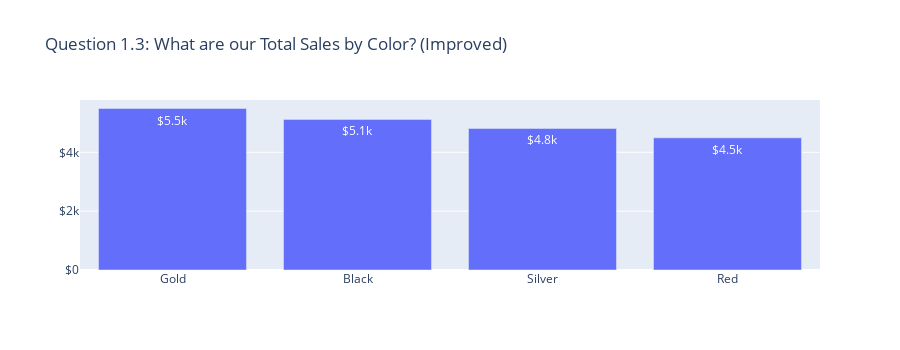

The notebook cell this image was saved under:
### Code cell
fig = px.bar(df_sales_sum_by_colour, 
             x='Colour',            
             y='Price ($)',
             text='Price ($)',
             height=350,
             width=900,
             hover_name='Colour',
             template='plotly',
            title='Question 1.3: What are our Total Sales by Color? (Improved)')

fig.update_xaxes(showgrid=False,  
                 title_text=''
                # tick0=1952, 
                # dtick=5
                )

fig.update_yaxes(showgrid=True, 
                 title_text='',
                 tick0=0,
                  dtick=2000,
                 tickformat='$,.1s',
                 hoverformat=".f")

fig.update_traces(textposition='auto', 
                  texttemplate='%{text:$,.2s}' 
                  # texttemplate='%{text:$,.0f}' 
                 )


fig.show()

### Figure 1 — Plotly figure (JSON) as saved in the notebook; plotly's stock layout.template omitted (floating-point values rounded to 4 significant figures)
{"data": [{"alignmentgroup": "True", "hoverlabel": {"namelength": 0}, "hovertemplate": "<b>%{hovertext}</b><br><br>Colour=%{x}<br>Price ($)=%{text}", "hovertext": ["Gold", "Black", "Silver", "Red"], "legendgroup": "", "marker": {"color": "#636efa"}, "name": "", "offsetgroup": "", "orientation": "v", "showlegend": false, "text": [5489, 5119, 4811, 4491], "textposition": "auto", "texttemplate": "%{text:$,.2s}", "type": "bar", "x": ["Gold", "Black", "Silver", "Red"], "xaxis": "x", "y": [5489, 5119, 4811, 4491], "yaxis": "y"}], "layout": {"barmode": "relative", "height": 350, "legend": {"tracegroupgap": 0}, "title": {"text": "Question 1.3: What are our Total Sales by Color? (Improved)"}, "width": 900, "xaxis": {"anchor": "y", "domain": [0, 1], "showgrid": false, "title": {"text": ""}}, "yaxis": {"anchor": "x", "domain": [0, 1], "dtick": 2000, "hoverformat": ".f", "showgrid": true, "tick0": 0, "tickformat": "$,.1s", "title": {"text": ""}}}}
